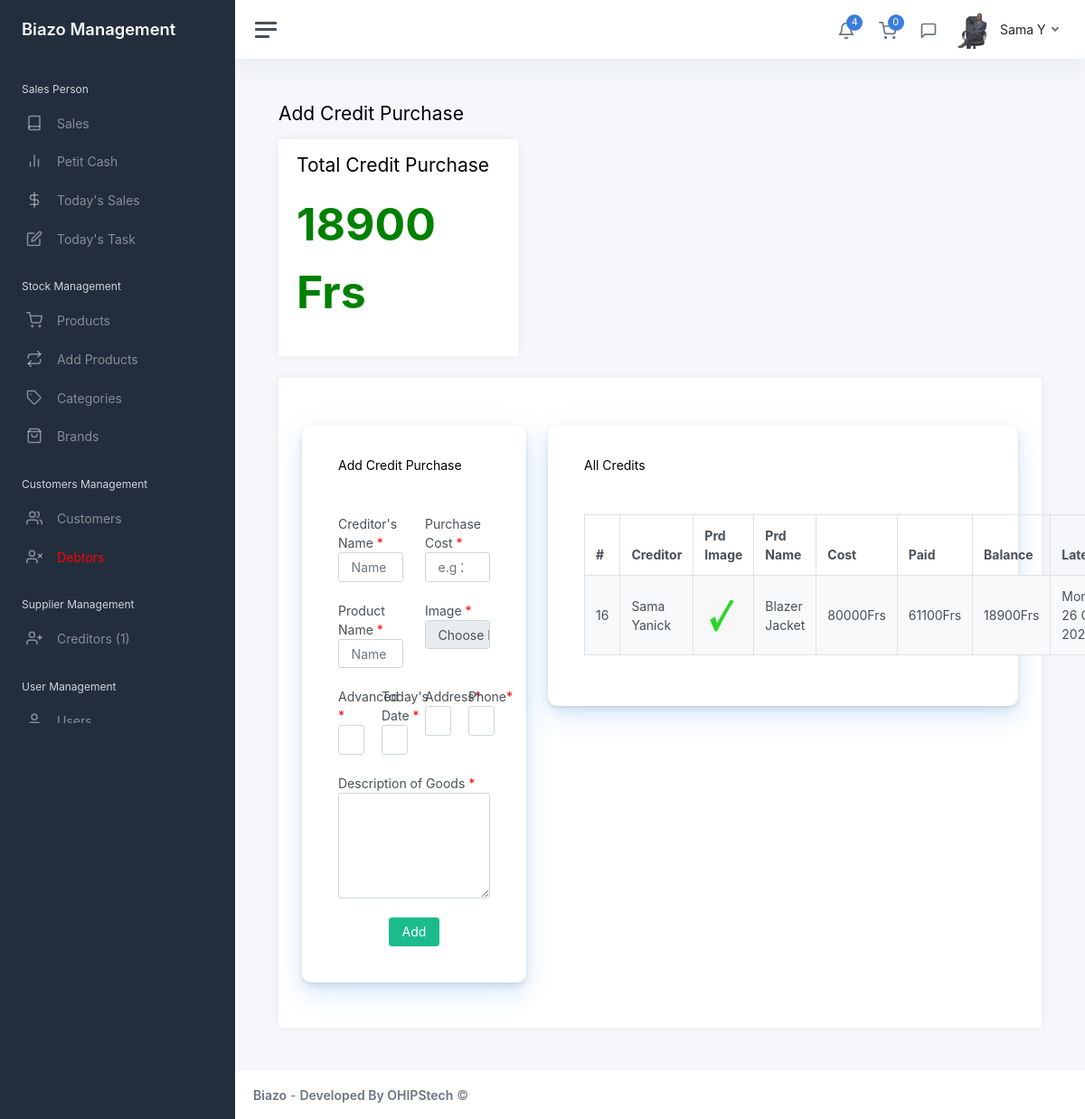
The page /admin/add_spply.php (signed in) on the database its author committed.
### tables this page shows
CREATE TABLE `users` (
  `id` int(11) NOT NULL,
  `member_name` varchar(255) NOT NULL,
  `position` varchar(255) NOT NULL,
  `dob` date NOT NULL,
  `country` varchar(255) NOT NULL,
  `gender` varchar(255) NOT NULL,
  `address` varchar(255) NOT NULL,
  `hobbies` varchar(255) NOT NULL,
  `id_no` varchar(255) NOT NULL,
  `start_date` varchar(255) NOT NULL,
  `code` varchar(20) NOT NULL,
  `phone` varchar(20) NOT NULL,
  `image` mediumblob NOT NULL,
  `employee_id` mediumblob NOT NULL,
  `employee_application` varchar(255) NOT NULL,
  `surety_name` varchar(255) NOT NULL,
  `surety_occupation` varchar(255) NOT NULL,
  `surety_phone` varchar(50) NOT NULL,
  `surety_id` varchar(255) NOT NULL,
  `surety_relationship` varchar(50) NOT NULL,
  `surety_address` varchar(50) NOT NULL,
  `surety_agreement` varchar(50) NOT NULL,
  `username` varchar(100) NOT NULL,
  `password` varchar(255) NOT NULL,
  `other` varchar(255) NOT NULL,
  `isUser` int(255) NOT NULL
);

CREATE TABLE `creditors` (
  `id` int(11) NOT NULL,
  `name` varchar(255) NOT NULL,
  `address` varchar(255) NOT NULL,
  `phone` varchar(255) NOT NULL,
  `prd_name` varchar(255) NOT NULL,
  `image` mediumblob NOT NULL,
  `date_taken` varchar(255) NOT NULL,
  `Cost` varchar(255) NOT NULL,
  `paid` varchar(255) NOT NULL,
  `balance` varchar(255) NOT NULL,
  `description` varchar(255) NOT NULL,
  `others` varchar(255) NOT NULL
);

### admin/add_spply.php (the view, shortened to what this page needs)
<?php
    include "includes/head.php";
    include "includes/sidebar.php";
    include 'database/config2.php';
?>
<main class="content">
	<div class="container-fluid p-0">
		<h1 class="h3 mb-3">Add Credit Purchase</h1>
		<div class='row'>
			<div class="col col-md-4">
				<div class="card">
					<div class="card-header">
                        <?php
                            $qrys = "SELECT SUM(balance) FROM creditors ";
                            $credit_sales = $conn->prepare($qrys);
                            $credit_sales->execute();
                            $credit_sales_sum = $credit_sales->fetch(PDO::FETCH_ASSOC);
                            $is_today_credit_sales = $credit_sales_sum['SUM(balance)'];
                        ?>
						<h1 class="h3 mb-3">Total Credit Purchase</h1>
						<p style="font-weight:700; font-size:50px; color:green"><?php echo $is_today_credit_sales; ?> Frs</p>
					</div>
				</div>
			</div>
		</div>
		<div class="row">
			<div class="col-12">
				<div class="card">
					<div class="card-header">
					</div>
					<div class="card-body">
						<div class="container-fluid">
							<div class="row">
								<div class="col col-md-4">
									<div class="homeCard">
										<div class="card-content">
											<div class="card-header"><h5><i class="fas fa-list"></i> Add Credit Purchase</h5></div>
											<div class="card-body">
												<form action="includes/server.php" method="POST" enctype="multipart/form-data">
													<div class="row">
														<div class="col col-sm-6">
                                                            <label for="name">Creditor's Name<span style="color: red"> *</span></label>
															<input type="text" name="name" placeholder="Name" required class="form-control">
														</div>
                                                        <div class="col col-sm-6">
                                                            <label for="Cost">Purchase Cost <span style="color: red">*</span></label>
                                                            <input type="number" class="form-control" name="cost" placeholder="e.g 2,150" required>
                                                        </div>
													</div>
													<br>
													<div class="row">
														<div class="col col-sm-6">
                                                            <label for="prd_name">Product Name<span style="color: red"> *</span></label>
															<input type="text" name="prd_name" placeholder="Name" required class="form-control">
														</div>
                                                        <div class="col col-sm-6">
                                                            <label for="image">Image <span style="color: red">*</span></label>
                                                            <input type="file" class="form-control" name="image" placeholder="e.g 2,150" multiple required>
                                                        </div>
													</div>
													<br>
													<div class="row">
														<div class="col col-sm-3">
                                                            <label for="paid">Advanced<span style="color: red"> *</span></label>
															<input type="number" class="form-control" name="paid" placeholder="e.g 1,150" required>
														</div>
                                                        <div class="col col-sm-3">
                                                            <label for="date_taken">Today's Date<span style="color: red"> *</span></label>
                                                            <input type="text" class="form-control" name="date_taken" value="<?php echo date("l d M Y");?>" readonly required>
                                                        </div>
														<div class="col col-sm-3">
                                                            <label for="address">Address<span style="color: red">*</span></label>
                                                            <input type="address" class="form-control" name="address" value="" required>
                                                        </div>
														<div class="col col-sm-3">
                                                            <label for="phone">Phone<span style="color: red">*</span></label>
                                                            <input type="number" class="form-control" name="phone" value="" required>
                                                        </div>
													</div>
													<br>
													<div class="row">
														<div class="col col-md-12">
															<label for="description">Description of Goods<span style="color: red"> *</span></label>
															<textarea name="description" id="" cols="30" rows="5" required class="form-control"></textarea>
														</div>
													</div>
													<br>
													<div class="text-center">
														<button name="add_creditors" type="submit" class="btn btn-success">Add</button>
													</div>
												</form>
											</div>
										</div>
									</div>
								</div>
								<div class="col col-md-8">
									<div class="homeCard">
										<div class="card-content">
											<div class="card-header"><h5><i class="fas fa-list"></i> All Credits</h5></div>
											<div class="card-body">
												<table id="table" class="table table-bordered table-striped">
													<thead>
														<tr>
															<th scope="col">#</th>
															<th scope="col">Creditor</th>
															<th scope="col">Prd Image</th>
															<th scope="col">Prd Name</th>
															<th scope="col">Cost</th>
															<th scope="col">Paid</th>
															<th scope="col">Balance</th>
															<th scope="col">Latest</th>
														</tr>
													</thead>
													<tbody>
													<?php
														$creditor_query = "SELECT * FROM creditors WHERE balance > 0";
														$creditor_stm = $conn->prepare($creditor_query);
														$creditor_stm->execute();
														while($creditor = $creditor_stm->fetch(PDO::FETCH_ASSOC)){
															echo "
																	<tr>
																		<td>{$creditor['id']}</td>
																		<td>{$creditor['name']}</td>
																		<td>
																			<div class=''>
																				<img src='img/creditors/{$creditor['image']}' class='avatar img-fluid rounded-circle' alt='{$creditor['name']}'>
																			</div>
																		</td>
																		<td>{$creditor['prd_name']}</td>
																		<td>{$creditor['Cost']}Frs</td>
																		<td>{$creditor['paid']}Frs</td>
																		<td>{$creditor['balance']}Frs</td>
																		<td>Monday 26 Oct 2022</td>
																		<td><span class='badge bg-success'>Active</span></td>
																		<td class='text-center'>
																			<a href='add_spply.php?id={$creditor['id']}'>
																				<button type='delete' class='btn btn-danger'>
																					<i class='align-middle' data-feather='credit-card'></i>
																				</button>
																			</a>
																		</td>
																	</tr>
															";
														}
													?>
													</tbody>
												</table>
											</div>
										</div>
									</div>
								</div>
							</div>
						</div>
					</div>
				</div>
			</div>
		</div>
	</div>
</main>
<?php
	include "includes/footer.php";
?>

### admin/includes/sidebar.php (shortened to what this page needs)
<?php
include 'database/config.php';
$user = $_SESSION['username'];
$query = "SELECT * from users WHERE username = '$user' LIMIT 1";
$result = mysqli_query($conn, $query);
$row = mysqli_fetch_assoc($result);
?>
<div class="wrapper">
		<nav id="sidebar" class="sidebar js-sidebar">
			<div class="sidebar-content js-simplebar">
				<a class="sidebar-brand" href="index.php">
					<span class="align-middle">Biazo Management</span>
				</a>
				<ul class="sidebar-nav">
					<li class="sidebar-header">
						Sales Person
					</li>
					<li class="sidebar-item">
						<a class="sidebar-link" href="index.php?salesresult=">
							<i class="align-middle" data-feather="book"></i> <span class="align-middle">Sales</span>
						</a>
					</li>
					<li class="sidebar-item">
						<a class="sidebar-link" href="petit_cash.php?salesresult=">
							<i class="align-middle" data-feather="bar-chart-2"></i> <span class="align-middle">Petit Cash</span>
						</a>
					</li>
					<li class="sidebar-item">
						<a class="sidebar-link" href="today_sales.php">
							<i class="align-middle" data-feather="dollar-sign"></i> <span class="align-middle">Today's Sales</span>
						</a>
					</li>
					<li class="sidebar-item">
						<a class="sidebar-link" href="todays_task.php">
							<i class="align-middle" data-feather="edit"></i> <span class="align-middle">Today's Task</span>
						</a>
					</li>
					<li class="sidebar-header">
						Stock Management
					</li>
					<li class="sidebar-item">
						<a class="sidebar-link" href="products.php">
							<i class="align-middle" data-feather="shopping-cart"></i> <span class="align-middle">Products</span>
						</a>
					</li>
					<li class="sidebar-item">
						<a class="sidebar-link" href="add_prd.php">
							<i class="align-middle" data-feather="repeat"></i> <span class="align-middle">Add Products</span>
						</a>
					</li>
					<li class="sidebar-item">
						<a class="sidebar-link" href="add_cat.php?result=">
							<i class="align-middle" data-feather="tag"></i> <span class="align-middle">Categories</span>
						</a>
					</li>
					<li class="sidebar-item">
						<a class="sidebar-link" href="add_brands.php?result=">
							<i class="align-middle" data-feather="shopping-bag"></i> <span class="align-middle">Brands</span>
						</a>
					</li>
					<li class="sidebar-header">
						Customers Management
					</li>
					<li class="sidebar-item">
						<a class="sidebar-link" href="customers.php?registration">
							<i class="align-middle" data-feather="users"></i> <span class="align-middle">Customers</span>
						</a>
					</li>
					<?php
						 include 'database/config2.php';
						 $id_query = "SELECT * FROM debtors";
						 $id_stm = $conn->prepare($id_query);
						 $id_stm->execute();
						 $id_D = $id_stm->fetch(PDO::FETCH_ASSOC);
						 $D_H = $id_D['debtor_id'];
					?>
					<li class="sidebar-item">
						<a class="sidebar-link" style="color:red" href="debtors.php?id=<?php echo $D_H;?>">
							<i class="align-middle" data-feather="user-x"></i> <span class="align-middle">Debtors</span>
						</a>
					</li>
					<li class="sidebar-header">
						Supplier Management
					</li>
					<li class="sidebar-item">
						<?php
						$mm = "SELECT * FROM creditors WHERE balance > 0";
						$aa = $conn->prepare($mm);
						$aa->execute();
						$aacount = $aa->rowCount();
						?>
						<a class="sidebar-link" href="add_spply.php">
							<i class="align-middle" data-feather="user-plus"></i> <span class="align-middle">Creditors (<?php echo $aacount; ?>)</span>
						</a>
					</li>
					<li class="sidebar-header">
						User Management
					</li>
					<li class="sidebar-item">
						<a class="sidebar-link" href="users.php">
							<i class="align-middle" data-feather="user"></i> <span class="align-middle">Users</span>
						</a>
					</li>
				</ul>
			</div>
		</nav>
		<div class="main">
			<nav class="navbar navbar-expand navbar-light navbar-bg">
				<a class="sidebar-toggle js-sidebar-toggle">
					<i class="hamburger align-self-center"></i>
				</a>
				<div class="navbar-collapse collapse">
					<ul class="navbar-nav navbar-align">
						<li class="nav-item dropdown">
							<a class="nav-icon dropdown-toggle" href="#" id="alertsDropdown" data-bs-toggle="dropdown">
								<div class="position-relative">
									<i class="align-middle" data-feather="bell"></i>
									<span class="indicator">4</span>
								</div>
							</a>
						</li>
						<?php
						include 'database/config2.php';
						$studentdbq = "SELECT * FROM products WHERE is_cart = 1";
						$statement2 = $conn->prepare($studentdbq);
						$statement2->execute();
						$carcount = $statement2->rowCount();
						?>
						<li class="nav-item dropdown">
							<a class="nav-icon dropdown-toggle" href="#" id="alertsDropdown" data-bs-toggle="dropdown">
								<div class="position-relative">
									<i class="align-middle" data-feather="shopping-cart"></i>
									<span class="indicator"><?php echo $carcount; ?></span>
								</div>
							</a>
						</li>
						<li class="nav-item dropdown">
							<a class="nav-icon dropdown-toggle" href="#" id="messagesDropdown" data-bs-toggle="dropdown">
								<div class="position-relative">
									<i class="align-middle" data-feather="message-square"></i>
								</div>
							</a>
						</li>
						<li class="nav-item dropdown">
							<a class="nav-link dropdown-toggle d-none d-sm-inline-block" href="#" data-bs-toggle="dropdown">
								<img src="img/employee/<?php echo $row['image']?>" class="avatar img-fluid rounded me-1" alt="Charles Hall" /> <span class="text-dark"><?php echo $row['member_name']?></span>
							</a>
						</li>
					</ul>
				</div>
			</nav>

### admin/css/custom.css (style rules this page uses)
.homeCard { background-color: #fff; border-radius: 10px; border: none; position: relative; margin-bottom: 30px; box-shadow: 0 0.46875rem 2.1875rem rgb(45 136 239 / 10%), 0 0.9375rem 1.40625rem rgb(71 157 255 / 10%), 0 0.25rem 0.53125rem rgb(90 97 105 / 12%), 0 0.125rem 0.1875rem rgb(90 97 105 / 10%); padding: 20px; }

### rows shown on the page
users: image (picture), member_name "Sama Y"
creditors: id "16", name "Sama Yanick", image (picture), prd_name "Blazer Jacket", Cost "80000", paid "61100", balance "18900"

### other values the page prints
$aacount "1"
$carcount "0"
$is_today_credit_sales "18900"
